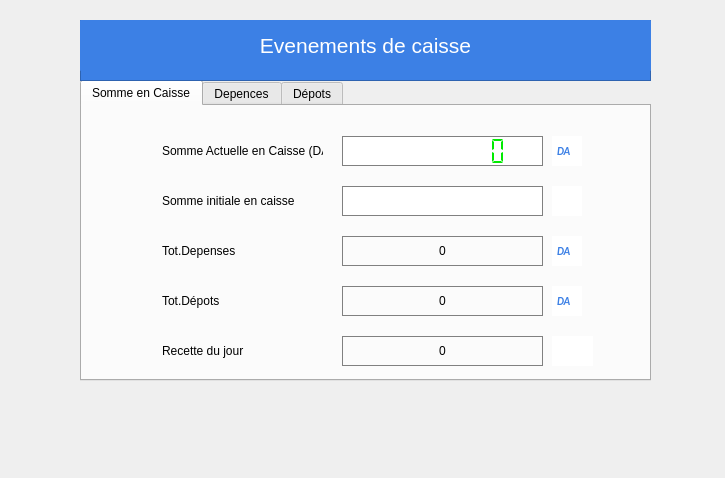
<?xml version="1.0" encoding="UTF-8"?>
<ui version="4.0">
 <class>Helios</class>
 <widget class="QDialog" name="Helios">
  <property name="geometry">
   <rect>
    <x>0</x>
    <y>0</y>
    <width>725</width>
    <height>478</height>
   </rect>
  </property>
  <property name="windowTitle">
   <string>Dialog</string>
  </property>
  <widget class="QTabWidget" name="registertabWidget">
   <property name="geometry">
    <rect>
     <x>80</x>
     <y>80</y>
     <width>571</width>
     <height>301</height>
    </rect>
   </property>
   <property name="font">
    <font>
     <weight>50</weight>
     <bold>false</bold>
    </font>
   </property>
   <property name="currentIndex">
    <number>0</number>
   </property>
   <property name="elideMode">
    <enum>Qt::ElideNone</enum>
   </property>
   <property name="usesScrollButtons">
    <bool>true</bool>
   </property>
   <property name="documentMode">
    <bool>false</bool>
   </property>
   <property name="tabsClosable">
    <bool>false</bool>
   </property>
   <property name="movable">
    <bool>false</bool>
   </property>
   <widget class="QWidget" name="categoryTab1">
    <attribute name="title">
     <string>Somme en Caisse</string>
    </attribute>
    <widget class="QLabel" name="label">
     <property name="geometry">
      <rect>
       <x>80</x>
       <y>30</y>
       <width>161</width>
       <height>30</height>
      </rect>
     </property>
     <property name="text">
      <string>Somme Actuelle en Caisse (DA)</string>
     </property>
    </widget>
    <widget class="QLCDNumber" name="sumTotal">
     <property name="geometry">
      <rect>
       <x>260</x>
       <y>30</y>
       <width>201</width>
       <height>30</height>
      </rect>
     </property>
     <property name="sizePolicy">
      <sizepolicy hsizetype="Minimum" vsizetype="Minimum">
       <horstretch>0</horstretch>
       <verstretch>0</verstretch>
      </sizepolicy>
     </property>
     <property name="font">
      <font>
       <pointsize>20</pointsize>
       <weight>75</weight>
       <bold>true</bold>
      </font>
     </property>
     <property name="toolTip">
      <string>Somme Actuelle en caisse</string>
     </property>
     <property name="statusTip">
      <string>Somme Actuelle en caisse</string>
     </property>
     <property name="styleSheet">
      <string notr="true">QLCDNumber { color: #00ea00; background-color: white; height:35px;text-align:center;
border: 1px solid  #808080;}</string>
     </property>
     <property name="frameShape">
      <enum>QFrame::NoFrame</enum>
     </property>
     <property name="smallDecimalPoint">
      <bool>false</bool>
     </property>
     <property name="digitCount">
      <number>9</number>
     </property>
     <property name="mode">
      <enum>QLCDNumber::Dec</enum>
     </property>
     <property name="segmentStyle">
      <enum>QLCDNumber::Flat</enum>
     </property>
     <property name="value" stdset="0">
      <double>0.000000000000000</double>
     </property>
    </widget>
    <widget class="QLabel" name="label_5">
     <property name="geometry">
      <rect>
       <x>80</x>
       <y>230</y>
       <width>161</width>
       <height>30</height>
      </rect>
     </property>
     <property name="text">
      <string>Recette du jour</string>
     </property>
    </widget>
    <widget class="QLabel" name="label_7">
     <property name="geometry">
      <rect>
       <x>80</x>
       <y>130</y>
       <width>161</width>
       <height>30</height>
      </rect>
     </property>
     <property name="text">
      <string>Tot.Depenses</string>
     </property>
    </widget>
    <widget class="QLabel" name="sumDay">
     <property name="geometry">
      <rect>
       <x>260</x>
       <y>230</y>
       <width>201</width>
       <height>30</height>
      </rect>
     </property>
     <property name="styleSheet">
      <string notr="true">color:black;
border: 1px solid  #808080;</string>
     </property>
     <property name="text">
      <string>0</string>
     </property>
     <property name="alignment">
      <set>Qt::AlignCenter</set>
     </property>
    </widget>
    <widget class="QLabel" name="sumAdd">
     <property name="geometry">
      <rect>
       <x>260</x>
       <y>180</y>
       <width>201</width>
       <height>30</height>
      </rect>
     </property>
     <property name="styleSheet">
      <string notr="true">color:black;
border: 1px solid  #808080;</string>
     </property>
     <property name="text">
      <string>0</string>
     </property>
     <property name="alignment">
      <set>Qt::AlignCenter</set>
     </property>
    </widget>
    <widget class="QLabel" name="sumDep">
     <property name="geometry">
      <rect>
       <x>260</x>
       <y>130</y>
       <width>201</width>
       <height>30</height>
      </rect>
     </property>
     <property name="styleSheet">
      <string notr="true">color:black;
border: 1px solid  #808080;</string>
     </property>
     <property name="text">
      <string>0</string>
     </property>
     <property name="alignment">
      <set>Qt::AlignCenter</set>
     </property>
    </widget>
    <widget class="QLabel" name="label_6">
     <property name="geometry">
      <rect>
       <x>80</x>
       <y>180</y>
       <width>161</width>
       <height>30</height>
      </rect>
     </property>
     <property name="text">
      <string>Tot.Dépots</string>
     </property>
    </widget>
    <widget class="QLabel" name="label_3">
     <property name="geometry">
      <rect>
       <x>80</x>
       <y>80</y>
       <width>161</width>
       <height>30</height>
      </rect>
     </property>
     <property name="text">
      <string>Somme initiale en caisse </string>
     </property>
    </widget>
    <widget class="QLineEdit" name="sumInit">
     <property name="geometry">
      <rect>
       <x>260</x>
       <y>80</y>
       <width>201</width>
       <height>30</height>
      </rect>
     </property>
     <property name="styleSheet">
      <string notr="true">background-color:white;color:black;text-align:center;
border: 1px solid  #808080;</string>
     </property>
     <property name="text">
      <string/>
     </property>
     <property name="alignment">
      <set>Qt::AlignCenter</set>
     </property>
     <property name="placeholderText">
      <string/>
     </property>
     <property name="clearButtonEnabled">
      <bool>false</bool>
     </property>
    </widget>
    <widget class="QPushButton" name="editInit">
     <property name="geometry">
      <rect>
       <x>470</x>
       <y>80</y>
       <width>30</width>
       <height>30</height>
      </rect>
     </property>
     <property name="sizePolicy">
      <sizepolicy hsizetype="Minimum" vsizetype="Maximum">
       <horstretch>0</horstretch>
       <verstretch>0</verstretch>
      </sizepolicy>
     </property>
     <property name="font">
      <font>
       <family>Calibri</family>
       <pointsize>8</pointsize>
       <weight>75</weight>
       <italic>true</italic>
       <bold>true</bold>
       <underline>false</underline>
       <kerning>true</kerning>
      </font>
     </property>
     <property name="cursor">
      <cursorShape>PointingHandCursor</cursorShape>
     </property>
     <property name="toolTip">
      <string>Ajouter la somme initiale en caisse</string>
     </property>
     <property name="statusTip">
      <string>Ajouter la somme initiale en caisse</string>
     </property>
     <property name="autoFillBackground">
      <bool>false</bool>
     </property>
     <property name="styleSheet">
      <string notr="true">QPushButton{background-color:white; color : white; border: 0px solid #000028 ;  text-align:center}
QPushButton:hover{background-color:#f9fafc;color:#a4a5a7;border: 0px solid #ecf0f5}
QPushButton:focus{color:#00ea00}</string>
     </property>
     <property name="text">
      <string/>
     </property>
     <property name="icon">
      <iconset>
       <normaloff>../../IMAGES/Icons/edit_sum.png</normaloff>../../IMAGES/Icons/edit_sum.png</iconset>
     </property>
     <property name="iconSize">
      <size>
       <width>21</width>
       <height>21</height>
      </size>
     </property>
    </widget>
    <widget class="QPushButton" name="registerPrint">
     <property name="geometry">
      <rect>
       <x>470</x>
       <y>230</y>
       <width>41</width>
       <height>30</height>
      </rect>
     </property>
     <property name="sizePolicy">
      <sizepolicy hsizetype="Minimum" vsizetype="Maximum">
       <horstretch>0</horstretch>
       <verstretch>0</verstretch>
      </sizepolicy>
     </property>
     <property name="cursor">
      <cursorShape>PointingHandCursor</cursorShape>
     </property>
     <property name="toolTip">
      <string>imprimer les évenements caisse...</string>
     </property>
     <property name="statusTip">
      <string/>
     </property>
     <property name="autoFillBackground">
      <bool>false</bool>
     </property>
     <property name="styleSheet">
      <string notr="true">QPushButton{background-color:white; color : white; border: 0px solid #000028 ;  text-align:center}
QPushButton:hover{background-color:#f9fafc;color:#a4a5a7;border: 0px solid #ecf0f5}
QPushButton:focus{color:#00ea00}</string>
     </property>
     <property name="text">
      <string/>
     </property>
     <property name="icon">
      <iconset>
       <normaloff>../../IMAGES/Icons/window (2).png</normaloff>../../IMAGES/Icons/window (2).png</iconset>
     </property>
     <property name="iconSize">
      <size>
       <width>30</width>
       <height>29</height>
      </size>
     </property>
    </widget>
    <widget class="QPushButton" name="editInit_2">
     <property name="geometry">
      <rect>
       <x>470</x>
       <y>30</y>
       <width>30</width>
       <height>30</height>
      </rect>
     </property>
     <property name="sizePolicy">
      <sizepolicy hsizetype="Minimum" vsizetype="Maximum">
       <horstretch>0</horstretch>
       <verstretch>0</verstretch>
      </sizepolicy>
     </property>
     <property name="font">
      <font>
       <family>Calibri</family>
       <pointsize>8</pointsize>
       <weight>75</weight>
       <italic>true</italic>
       <bold>true</bold>
       <underline>false</underline>
       <kerning>true</kerning>
      </font>
     </property>
     <property name="cursor">
      <cursorShape>PointingHandCursor</cursorShape>
     </property>
     <property name="toolTip">
      <string/>
     </property>
     <property name="statusTip">
      <string/>
     </property>
     <property name="autoFillBackground">
      <bool>false</bool>
     </property>
     <property name="styleSheet">
      <string notr="true">QPushButton{background-color:white; color : #3c80e5; border: 0px solid #000028 ;  text-align:left; padding-left:5px;}</string>
     </property>
     <property name="text">
      <string>DA</string>
     </property>
     <property name="iconSize">
      <size>
       <width>21</width>
       <height>21</height>
      </size>
     </property>
    </widget>
    <widget class="QPushButton" name="editInit_3">
     <property name="geometry">
      <rect>
       <x>470</x>
       <y>130</y>
       <width>30</width>
       <height>30</height>
      </rect>
     </property>
     <property name="sizePolicy">
      <sizepolicy hsizetype="Minimum" vsizetype="Maximum">
       <horstretch>0</horstretch>
       <verstretch>0</verstretch>
      </sizepolicy>
     </property>
     <property name="font">
      <font>
       <family>Calibri</family>
       <pointsize>8</pointsize>
       <weight>75</weight>
       <italic>true</italic>
       <bold>true</bold>
       <underline>false</underline>
       <kerning>true</kerning>
      </font>
     </property>
     <property name="cursor">
      <cursorShape>PointingHandCursor</cursorShape>
     </property>
     <property name="toolTip">
      <string/>
     </property>
     <property name="statusTip">
      <string/>
     </property>
     <property name="autoFillBackground">
      <bool>false</bool>
     </property>
     <property name="styleSheet">
      <string notr="true">QPushButton{background-color:white; color : #3c80e5; border: 0px solid #000028 ;  text-align:left; padding-left:5px;}</string>
     </property>
     <property name="text">
      <string>DA</string>
     </property>
     <property name="iconSize">
      <size>
       <width>21</width>
       <height>21</height>
      </size>
     </property>
    </widget>
    <widget class="QPushButton" name="editInit_4">
     <property name="geometry">
      <rect>
       <x>470</x>
       <y>180</y>
       <width>30</width>
       <height>30</height>
      </rect>
     </property>
     <property name="sizePolicy">
      <sizepolicy hsizetype="Minimum" vsizetype="Maximum">
       <horstretch>0</horstretch>
       <verstretch>0</verstretch>
      </sizepolicy>
     </property>
     <property name="font">
      <font>
       <family>Calibri</family>
       <pointsize>8</pointsize>
       <weight>75</weight>
       <italic>true</italic>
       <bold>true</bold>
       <underline>false</underline>
       <kerning>true</kerning>
      </font>
     </property>
     <property name="cursor">
      <cursorShape>PointingHandCursor</cursorShape>
     </property>
     <property name="toolTip">
      <string/>
     </property>
     <property name="statusTip">
      <string/>
     </property>
     <property name="autoFillBackground">
      <bool>false</bool>
     </property>
     <property name="styleSheet">
      <string notr="true">QPushButton{background-color:white; color : #3c80e5; border: 0px solid #000028 ;  text-align:left; padding-left:5px;}</string>
     </property>
     <property name="text">
      <string>DA</string>
     </property>
     <property name="iconSize">
      <size>
       <width>21</width>
       <height>21</height>
      </size>
     </property>
    </widget>
   </widget>
   <widget class="QWidget" name="categoryTab2">
    <attribute name="title">
     <string>Depences</string>
    </attribute>
    <widget class="QLineEdit" name="depVal">
     <property name="geometry">
      <rect>
       <x>120</x>
       <y>80</y>
       <width>300</width>
       <height>30</height>
      </rect>
     </property>
     <property name="styleSheet">
      <string notr="true">background-color:white;color:black; border:0px solid #3c80e5 ;
border: 1px solid  #808080;</string>
     </property>
     <property name="text">
      <string/>
     </property>
     <property name="alignment">
      <set>Qt::AlignCenter</set>
     </property>
     <property name="placeholderText">
      <string>Somme à dépenser</string>
     </property>
    </widget>
    <widget class="QComboBox" name="depTypeCmbBox">
     <property name="geometry">
      <rect>
       <x>120</x>
       <y>30</y>
       <width>300</width>
       <height>30</height>
      </rect>
     </property>
     <property name="styleSheet">
      <string notr="true">background:white;</string>
     </property>
     <property name="currentText">
      <string>Achat</string>
     </property>
     <property name="maxVisibleItems">
      <number>11</number>
     </property>
     <item>
      <property name="text">
       <string>Achat</string>
      </property>
     </item>
     <item>
      <property name="text">
       <string>Salaire</string>
      </property>
     </item>
     <item>
      <property name="text">
       <string>Avance</string>
      </property>
     </item>
     <item>
      <property name="text">
       <string>Emprunt</string>
      </property>
     </item>
     <item>
      <property name="text">
       <string>Credit</string>
      </property>
     </item>
     <item>
      <property name="text">
       <string>Autre</string>
      </property>
     </item>
    </widget>
    <widget class="QLineEdit" name="depDesc">
     <property name="geometry">
      <rect>
       <x>120</x>
       <y>130</y>
       <width>300</width>
       <height>60</height>
      </rect>
     </property>
     <property name="styleSheet">
      <string notr="true">background-color:white;color:black; border:0px solid #3c80e5 ;
border: 1px solid  #808080;</string>
     </property>
     <property name="alignment">
      <set>Qt::AlignLeading|Qt::AlignLeft|Qt::AlignTop</set>
     </property>
     <property name="placeholderText">
      <string>Déscription de la dépense</string>
     </property>
    </widget>
    <widget class="QPushButton" name="depAdd">
     <property name="geometry">
      <rect>
       <x>120</x>
       <y>200</y>
       <width>300</width>
       <height>31</height>
      </rect>
     </property>
     <property name="sizePolicy">
      <sizepolicy hsizetype="Minimum" vsizetype="Maximum">
       <horstretch>0</horstretch>
       <verstretch>0</verstretch>
      </sizepolicy>
     </property>
     <property name="font">
      <font>
       <weight>50</weight>
       <bold>false</bold>
      </font>
     </property>
     <property name="cursor">
      <cursorShape>PointingHandCursor</cursorShape>
     </property>
     <property name="toolTip">
      <string>Ajouter aux depenses</string>
     </property>
     <property name="statusTip">
      <string/>
     </property>
     <property name="autoFillBackground">
      <bool>false</bool>
     </property>
     <property name="styleSheet">
      <string notr="true">QPushButton{background-color:#17afd3; color : white; border: 0px solid #000028 ;  text-align:center;}
QPushButton:hover{background-color:white;color:#17afd3;border: 0px solid #ecf0f5}
QPushButton:focus{background-color:#78d700;color:white};</string>
     </property>
     <property name="text">
      <string>Ajouter aux depences</string>
     </property>
     <property name="icon">
      <iconset>
       <normaloff>../../IMAGES/Icons/add.png</normaloff>../../IMAGES/Icons/add.png</iconset>
     </property>
     <property name="iconSize">
      <size>
       <width>21</width>
       <height>21</height>
      </size>
     </property>
    </widget>
   </widget>
   <widget class="QWidget" name="categoryTab3">
    <attribute name="title">
     <string>Dépots</string>
    </attribute>
    <widget class="QLineEdit" name="addVal">
     <property name="geometry">
      <rect>
       <x>120</x>
       <y>80</y>
       <width>300</width>
       <height>31</height>
      </rect>
     </property>
     <property name="styleSheet">
      <string notr="true">background-color:white;color:black;

border: 1px solid  #808080;
</string>
     </property>
     <property name="text">
      <string/>
     </property>
     <property name="alignment">
      <set>Qt::AlignCenter</set>
     </property>
     <property name="placeholderText">
      <string>Somme à déposer</string>
     </property>
    </widget>
    <widget class="QLineEdit" name="addDesc">
     <property name="geometry">
      <rect>
       <x>120</x>
       <y>130</y>
       <width>300</width>
       <height>61</height>
      </rect>
     </property>
     <property name="styleSheet">
      <string notr="true">background-color:white;color:black;

border: 1px solid  #808080;
</string>
     </property>
     <property name="alignment">
      <set>Qt::AlignLeading|Qt::AlignLeft|Qt::AlignTop</set>
     </property>
     <property name="placeholderText">
      <string>Déscription du dépot</string>
     </property>
    </widget>
    <widget class="QPushButton" name="addAdd">
     <property name="geometry">
      <rect>
       <x>120</x>
       <y>200</y>
       <width>300</width>
       <height>30</height>
      </rect>
     </property>
     <property name="sizePolicy">
      <sizepolicy hsizetype="Minimum" vsizetype="Maximum">
       <horstretch>0</horstretch>
       <verstretch>0</verstretch>
      </sizepolicy>
     </property>
     <property name="font">
      <font>
       <weight>50</weight>
       <bold>false</bold>
      </font>
     </property>
     <property name="cursor">
      <cursorShape>PointingHandCursor</cursorShape>
     </property>
     <property name="toolTip">
      <string>Ajouter aux dépots</string>
     </property>
     <property name="statusTip">
      <string/>
     </property>
     <property name="autoFillBackground">
      <bool>false</bool>
     </property>
     <property name="styleSheet">
      <string notr="true">QPushButton{background-color:#17afd3; color : white; border: 0px solid #000028 ;  text-align:center;}
QPushButton:hover{background-color:white;color:#17afd3;border: 0px solid #ecf0f5}
QPushButton:focus{background-color:#78d700;color:white};</string>
     </property>
     <property name="text">
      <string>Ajouter aux Dépots</string>
     </property>
     <property name="icon">
      <iconset>
       <normaloff>../../IMAGES/Icons/add.png</normaloff>../../IMAGES/Icons/add.png</iconset>
     </property>
     <property name="iconSize">
      <size>
       <width>21</width>
       <height>21</height>
      </size>
     </property>
    </widget>
    <widget class="QLineEdit" name="addName">
     <property name="geometry">
      <rect>
       <x>120</x>
       <y>30</y>
       <width>300</width>
       <height>31</height>
      </rect>
     </property>
     <property name="styleSheet">
      <string notr="true">background-color:white;color:black;

border: 1px solid  #808080;
</string>
     </property>
     <property name="text">
      <string/>
     </property>
     <property name="alignment">
      <set>Qt::AlignCenter</set>
     </property>
     <property name="placeholderText">
      <string>Dépositaire de la somme</string>
     </property>
    </widget>
   </widget>
  </widget>
  <widget class="QFrame" name="frame_4">
   <property name="geometry">
    <rect>
     <x>80</x>
     <y>20</y>
     <width>571</width>
     <height>61</height>
    </rect>
   </property>
   <property name="styleSheet">
    <string notr="true">background-color:#3c80e5;</string>
   </property>
   <property name="frameShape">
    <enum>QFrame::StyledPanel</enum>
   </property>
   <property name="frameShadow">
    <enum>QFrame::Raised</enum>
   </property>
   <widget class="QPushButton" name="indicator">
    <property name="geometry">
     <rect>
      <x>0</x>
      <y>0</y>
      <width>571</width>
      <height>51</height>
     </rect>
    </property>
    <property name="font">
     <font>
      <family>Segoe UI</family>
      <pointsize>16</pointsize>
      <weight>50</weight>
      <italic>false</italic>
      <bold>false</bold>
     </font>
    </property>
    <property name="styleSheet">
     <string notr="true">QPushButton{background-color:#3c80e5; color : white; border: 0px solid #2f4f4f  ; border-radius: 0.5px; text-align:center;}</string>
    </property>
    <property name="text">
     <string>Evenements de caisse</string>
    </property>
    <property name="icon">
     <iconset>
      <normaloff>../../IMAGES/Icons/window (1).png</normaloff>../../IMAGES/Icons/window (1).png</iconset>
    </property>
    <property name="iconSize">
     <size>
      <width>18</width>
      <height>18</height>
     </size>
    </property>
   </widget>
  </widget>
 </widget>
 <resources/>
 <connections/>
</ui>
